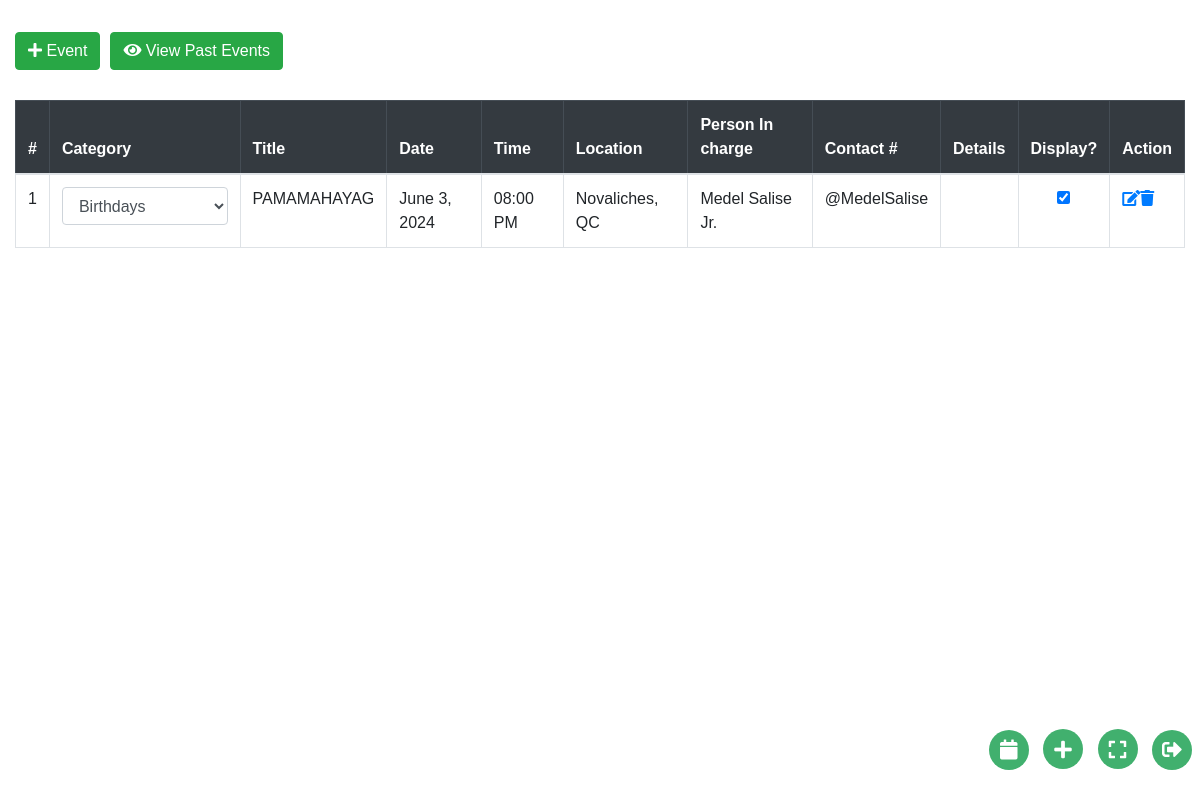
Page /views/settings.php (signed in) on the earlier database version.
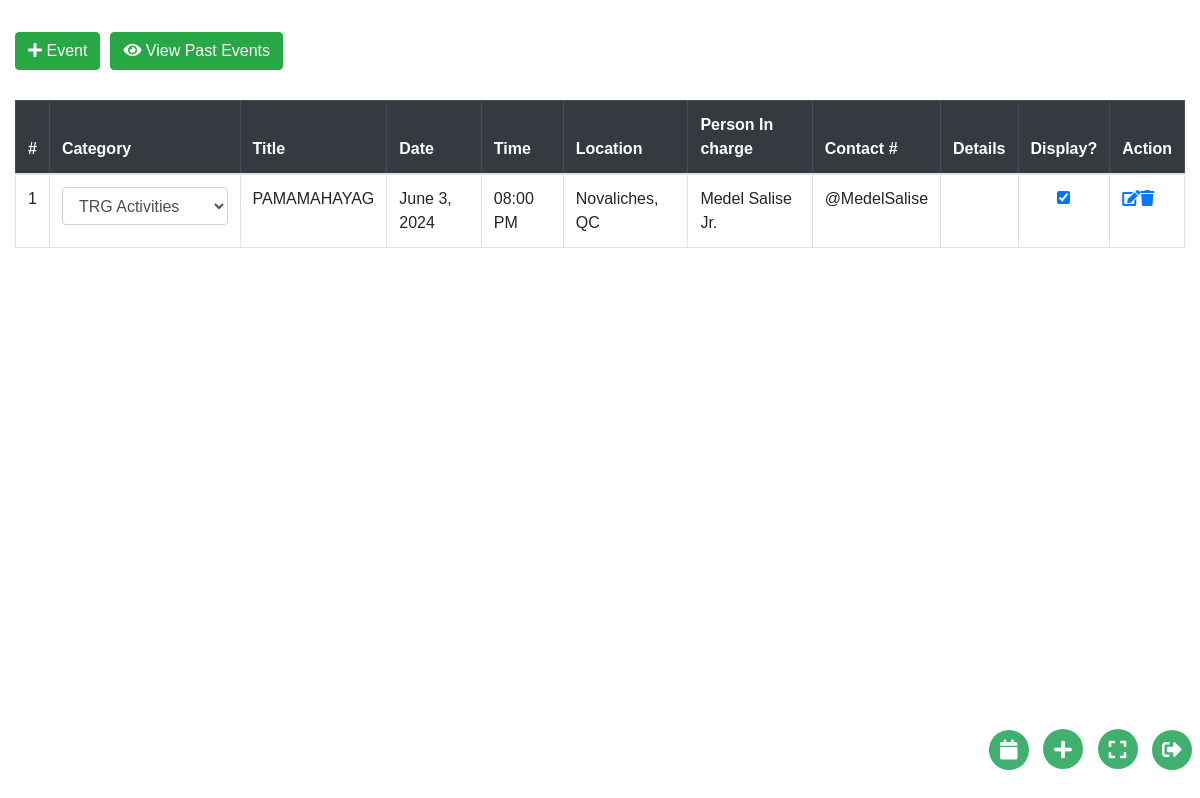
Same page on the later database version.
### tables this page shows
CREATE TABLE `events` (
  `id` int(11) NOT NULL,
  `event_name` varchar(150) DEFAULT NULL,
  `title` varchar(100) DEFAULT NULL,
  `incharge` varchar(100) DEFAULT NULL,
  `contact_number` varchar(25) DEFAULT NULL,
  `host` varchar(100) DEFAULT NULL,
  `date` date DEFAULT NULL,
  `time` time DEFAULT NULL,
  `start_time` time DEFAULT NULL,
  `end_time` time DEFAULT NULL,
  `location` varchar(100) DEFAULT NULL,
  `district` varchar(255) DEFAULT NULL,
  `goals` text DEFAULT NULL,
  `daily_notes` varchar(250) DEFAULT NULL,
  `weeknumber` int(11) DEFAULT NULL,
  `prepared_by` varchar(50) DEFAULT NULL,
  `submitted_by` varchar(50) DEFAULT NULL,
  `event_type` int(2) DEFAULT NULL,
  `details` varchar(500) DEFAULT NULL,
  `is_display` tinyint(1) DEFAULT NULL
);

CREATE TABLE `category` (
  `id` int(11) NOT NULL,
  `name` varchar(50) NOT NULL
);

### views/settings.php (the view, shortened to what this page needs)
<?php
include '../databases/connection/db.php';
?>
<!DOCTYPE html>
<html lang="en">
<head>
    <link href="https://stackpath.bootstrapcdn.com/bootstrap/4.5.2/css/bootstrap.min.css" rel="stylesheet">
    <link rel="stylesheet" href="https://cdnjs.cloudflare.com/ajax/libs/font-awesome/5.15.1/css/all.min.css">
</head>
<body>
<?php include '../layouts/footer.php'; ?>
<div class="col-md-12 mt-2">
    <div class="row justify-content-center">
        <div class="col-md-12">
        <div class="d-flex align-items-center md-6">
            <button type="button" class="btn btn-success" data-toggle="modal" data-target="#EventAddModal" style="margin-bottom: 10px;">
                <i class="fas fa-plus"></i> Event
            </button>
            <button type="button" class="btn btn-success" id="pastEventsButton" style="margin-bottom: 10px; margin-left: 10px;">
                <i class="fas fa-eye"></i> View Past Events
            </button>
        </div>
        <div class="table-responsive" style="margin-top:20px;">
        <table class="table table-bordered" id="eventTable">
                <thead class="table-dark">
                    <tr>
                    <th>#</th>
                        <?php
                            if ($_SESSION['role'] == 1) {
                                echo "<th>Category</th>";
                            }
                        ?>
                        <th>Title</th>
                        <th>Date</th>
                        <th>Time</th>
                        <th>Location</th>
                        <th>Person In charge</th>
                        <th>Contact #</th>
                        <th>Details</th>
                        <?php
                            if ($_SESSION['role'] == 1) {
                                echo "<th>Display?</th>";
                            }
                        ?>
                        <th class="table-action-column">Action</th>
                    </tr>
                </thead>
                <tbody>
                    <?php
                    $rowNumber = 1;
                    $today = date("Y-m-d");
                    $showPastEvents = isset($_GET['show_past_events']) && $_GET['show_past_events'] == '1';
                    $whereClause = $_SESSION['role'] == 1 ? "" : "AND prepared_by = " . $_SESSION['userid'];
                    $whereClause .= " AND event_name != 'weekly_update'";
                    $today_query = $showPastEvents
                        ? "SELECT * FROM events WHERE date < '$today' $whereClause ORDER BY date ASC, time ASC, id DESC"
                        : "SELECT * FROM events WHERE date >= '$today' $whereClause ORDER BY date ASC, time ASC, id DESC";
                    $today_result = mysqli_query($conn, $today_query);
                    while ($row = mysqli_fetch_assoc($today_result)) {
                        $eventName = $row['event_name'];
                        $title = $row['title'];
                        $date = date("F j, Y", strtotime($row['date']));
                        $time_12_hour = date("h:i A", strtotime($row['time']));
                        $location = $row['location'];
                        $incharge = $row['incharge'];
                        $contact_number = $row['contact_number'];
                        $details = $row['details'];
                        $eventId = $row['id'];
                        $display = $row['is_display'];
                        echo "<tr>";
                        echo "<td>" . $rowNumber . "</td>";
                        if ($_SESSION['role'] == 1) {
                            echo "<td><select class='category-update form-control' data-id='" . $eventId . "' name='categorySelect[]'>";
                            $eventNamesQuery = "SELECT DISTINCT id, name FROM category ORDER BY id ASC";
                            $eventNamesResult = mysqli_query($conn, $eventNamesQuery);
                            while ($eventNameRow = mysqli_fetch_assoc($eventNamesResult)) {
                                $eventNamesql = $eventNameRow['name'];
                                $eventID = $eventNameRow['id'];
                                echo "<option value='" . htmlspecialchars($eventID, ENT_QUOTES, 'UTF-8') . "'" . ($eventID == $eventName ? ' selected' : '') . ">" . htmlspecialchars($eventNamesql, ENT_QUOTES, 'UTF-8') . "</option>";
                            }
                            echo "</select></td>";
                        }
                        echo "<td>" . $title . "</td>";
                        echo "<td>" . $date . "</td>";
                        echo "<td>" . $time_12_hour . "</td>";
                        echo "<td>" . $location . "</td>";
                        echo "<td>" . $incharge . "</td>";
                        echo "<td>" . $contact_number . "</td>";
                        echo "<td>" . nl2br($details) . "</td>";
                        if ($_SESSION['role'] == 1) {
                            echo "<td class='text-center'><input type='checkbox' class='display-checkbox' name='displayCheckbox[]' data-id='" . $eventId . "' value='1' " . ($display == 1 ? 'checked' : '') . "></td>";
                        }
                        echo "<td class='table-action-column'><a href='#' class='edit-event' data-toggle='modal' data-target='#EventEditModal' data-event-id='" . $eventId . "'><i class='fas fa-edit'></i></a>";
                                echo "<a href='#' onclick='deleteEvent(" . $eventId . ")'><i class='fas fa-trash'></i></a>
                            </td>";
                    echo "</tr>";
                $rowNumber++;
                    }
                    ?>
                </tbody>
            </table>
        </div>
        </div>
    </div>
</div>
</body>
</html>

### layouts/footer.php (shortened to what this page needs)
<?php if ($_SESSION['role'] != 3): ?>
    <div class="fixed-icons">
        <a href="../views/sched.php" id="eventsBtn"><i class="fas fa-calendar"></i></a>
        <button data-toggle="modal" data-target="#EventAddModal"><i class="fas fa-plus"></i></button>
        <button id="fullscreenBtn"><i class="fas fa-expand"></i></button>
        <a href="#" data-toggle="modal" data-target="#confirmationModal"><i class="fas fa-sign-out-alt"></i></a>
    </div>
<?php endif; ?>

### views/settings.php (style rules this page uses)
body { transition: background-color 0.5s ease; transition: opacity 1s ease-in-out; background-color: #ffffff!important; font-family: Arial, sans-serif; }
select { padding: 5px; }

### layouts/footer.php (style rules this page uses)
.fixed-icons { position: fixed; bottom: 30px; right: -2px; transition: left 0.3s ease; z-index: 1000; }
.fixed-icons a, .fixed-icons button { display: inline-block; background-color: #41B06E; color: #fff; border: none; border-radius: 50%; width: 40px; height: 40px; text-align: center; line-height: 40px; font-size: 20px; margin-right: 10px; }

Differences in the rows shown:
changed events "PAMAMAHAYAG": event_name+id "Birthdays" → "TRG Activities"
